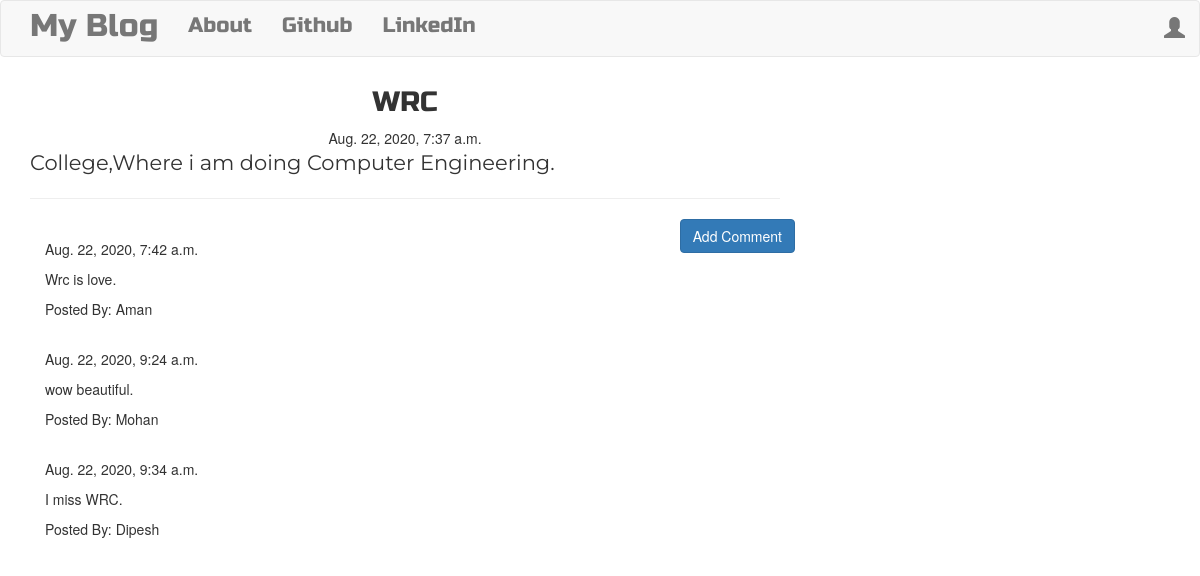
Page /post/6/ on the committed database.
### blog/models.py (models this page shows, shortened)
class Post(models.Model):
    author=models.ForeignKey('auth.User',on_delete=models.CASCADE)
    title=models.CharField(max_length=256)
    text=models.TextField()
    created_date=models.DateTimeField(default=timezone.now)
    published_date=models.DateTimeField(blank=True,null=True)

class Comment(models.Model):
    post=models.ForeignKey('blog.post',related_name='comments',on_delete=models.CASCADE)
    author=models.CharField(max_length=256)
    text=models.TextField()
    created_date=models.DateTimeField(default=timezone.now)
    approved_comment=models.BooleanField(default=False)

### blog/views.py (the view)
# urls.py: path(r'post/<int:pk>/',views.PostDetailView.as_view(),name='post_detail'),
class PostDetailView(DetailView):
    model=Post

### blog/templates/blog/post_detail.html (shortened to what this page needs)
{% extends "blog/base.html" %}
{% block content %}
<h1 class="posttitle">{{ post.title }}</h1>
{% if post.published_date %}
<div class="date postdate">
    {{ post.published_date }}
</div>
{% else %}
<a class="btn btn-success" href="{% url 'post_publish' pk=post.pk %}">Publish</a>
{% endif %}
<p class="postcontent">{{ post.text|safe|linebreaksbr }}</p>
<hr>
<a class="btn btn-primary btn-comment" href="{% url 'add_comment_to_post' pk=post.pk %}">Add Comment</a>
<div class="container">
    {% for comment in post.comments.all %}
        <br>
        {% if user.is_authenticated or comment.approved_comment %}
            {{ comment.created_date }}
            <p>{{ comment.text|safe|linebreaks }}</p>
            <p>Posted By: {{ comment.author }}</p>
        {% endif %}
        {% empty %}
        <p>No Comments</p>
    {% endfor %}
</div>
{% endblock %}

### blog/templates/blog/base.html (shortened to what this page needs)
<!DOCTYPE html>
{% load static %}
<html lang="en">
<head>
    <link rel="stylesheet" href="https://stackpath.bootstrapcdn.com/bootstrap/3.4.1/css/bootstrap.min.css">
<link rel="stylesheet" href="//cdn.jsdelivr.net/npm/medium-editor@latest/dist/css/medium-editor.min.css" type="text/css" media="screen" charset="utf-8">
<link rel="stylesheet" href="{% static 'css/blog.css' %}">
</head>
<body class="loader">
    <nav class="navbar navbar-default techfont custom-navbar">
        <div class="container">
            <ul class="nav navbar-nav">
                <li><a class="navbar-brand bigbrand" href="{% url 'post_list' %}">My Blog</a></li>
                <li><a href="{% url 'about' %}">About</a></li>
                <li><a href="https://www.github.com">Github</a></li>
                <li><a href="https://www.linkedin.com">LinkedIn</a></li>
            </ul>
            <ul class="nav navbar-nav navbar-right">
                {% if user.is_authenticated %}
                <li><a href="{% url 'post_new' %}">New Post</a></li>
                <li><a href="{% url 'post_draft_list' %}">Drafts</a></li>
                <li><a href="{% url 'logout' %}">Log Out</a></li>
                <li><a href="">Welcome: {{ user.username }}</a></li>
                {% else %}
                <li><a class="nav navbar-right" href="{% url 'login' %}"><span class="glyphicon glyphicon-user"></span></a></li>
                {% endif %}
            </ul>
        </div>
    </nav>
    <div class="content container">
        <div class="row">
            <div class="col-md-8">
                <div class=""blog_posts>
                    {% block content %}
                    {% endblock %}
                </div>
            </div>
        </div>
    </div>
</body>
</html>

### blog/static/css/blog.css (style rules this page uses)
.techfont { font-family: 'Russo One',sans-serif; font-size: 1.5em; margin-bottom: 10px; }
.bigbrand { font-size: 1.5em; }
.postdate { text-align: center; }
.posttitle { font-family: 'Russo One',sans-serif; font-size: 2em; text-align: center; }
.postcontent { font-family: 'Montserrat'; font-size: 1.5em; }
.btn-comment { position: absolute; right: 0px; }
.loader { filter:hue-rotate(0deg); color:linear-gradient(45deg,#0f8,#08f); animation:hue 10000ms infinite linear; }

### rows in the picture
Post: title "WRC", published_date "Aug. 22, 2020, 7:37 a.m.", text "College,Where i am doing Computer Engineering."
Comment: created_date "Aug. 22, 2020, 7:42 a.m.", text "Wrc is love.", author "Aman"
Comment: created_date "Aug. 22, 2020, 9:24 a.m.", text "wow beautiful.", author "Mohan"
Comment: created_date "Aug. 22, 2020, 9:34 a.m.", text "I miss WRC.", author "Dipesh"
